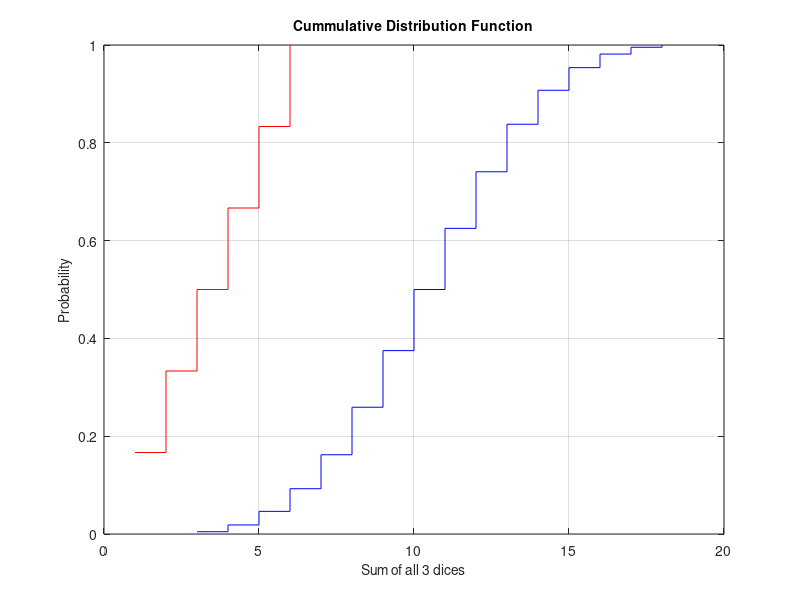

This chart was generated by the following MATLAB code:
% Initializing Variables
% d is a matrix holding the odds of each value of the dice being rolled
% each value corresponds to the index of the value
d = [1/6,1/6,1/6,1/6,1/6,1/6];
% d2 is a temporary matrix holding the odds of each case when 2 dice are
% rolled
% It is used to calculate the odds of each case when 3 dice are rolled
d2 = conv(d, d,'full');
% d3 holds the odds of each case when 3 dice are rolled
d3 = conv(d2,d,'full');
% x hold the possible sums of when 3 dice are rolled
x = 3:18;
% x2 holds the possible outcomes of 1 dice being rolled
x2 = 1:6;

for i = 2:16
    d3(i)= d3(i)+d3(i-1);
end
for i = 2:6
    d(i)= d(i)+d(i-1);
end

% Plotting the pmf of 3 dice
stairs(x,d3,'b');

% Plot formatting
grid on;
xlabel('Sum of all 3 dices','FontSize',10);
ylabel('Probability','FontSize',10);
title('Cummulative Distribution Function','FontSize',10);

% Plotting the pmf of 1 dice being rolled on the same graph
hold on;
stairs(x2,d,'r');
hold off;
